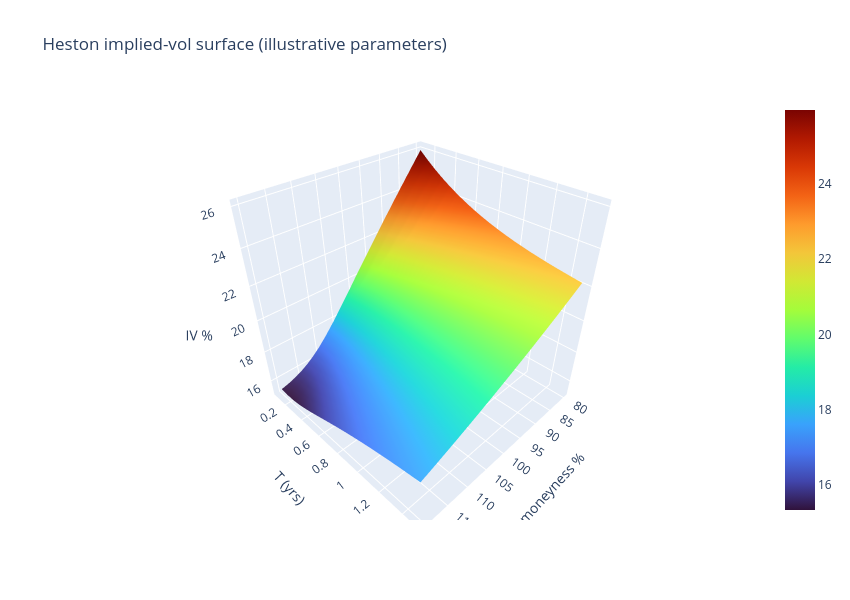

Here is the notebook cell this chart was saved with:
### Code cell
# Build a Heston implied-vol surface: price on a grid, then invert each price to BS implied vol.
m_grid = np.linspace(0.8, 1.2, 25)
T_grid = np.linspace(0.1, 1.5, 20)
Zh = np.zeros((len(T_grid), len(m_grid)))
for i, T in enumerate(T_grid):
    r = float(risk_free_rate(T))
    for j, m in enumerate(m_grid):
        K = m * S0
        price = heston_call(S0, K, T, r, q_div, **HP)
        Zh[i, j] = implied_vol(price, S0, K, T, r, q_div, "call")
MMh, TTh = np.meshgrid(m_grid, T_grid)

fig = go.Figure(go.Surface(x=MMh * 100, y=TTh, z=Zh * 100, colorscale="Turbo"))
fig.update_layout(height=600, width=850,
                  title="Heston implied-vol surface (illustrative parameters)",
                  scene=dict(xaxis_title="moneyness %", yaxis_title="T (yrs)", zaxis_title="IV %"))
fig.show()

### Figure 1 — Plotly figure (JSON) as saved in the notebook; plotly's stock layout.template omitted (floating-point values rounded to 4 significant figures; data arrays with more than 128 entries replaced by an {"elided": "..."} marker saying what was removed)
{"data": [{"colorscale": [[0, "#30123b"], [0.07143, "#4145ab"], [0.1429, "#4675ed"], [0.2143, "#39a2fc"], [0.2857, "#1bcfd4"], [0.3571, "#24eca6"], [0.4286, "#61fc6c"], [0.5, "#a4fc3b"], [0.5714, "#d1e834"], [0.6429, "#f3c63a"], [0.7143, "#fe9b2d"], [0.7857, "#f36315"], [0.8571, "#d93806"], [0.9286, "#b11901"], [1, "#7a0402"]], "type": "surface", "x": {"elided": "20x25 float values"}, "y": {"elided": "20x25 float values"}, "z": {"elided": "20x25 float values"}}], "layout": {"height": 600, "scene": {"xaxis": {"title": {"text": "moneyness %"}}, "yaxis": {"title": {"text": "T (yrs)"}}, "zaxis": {"title": {"text": "IV %"}}}, "title": {"text": "Heston implied-vol surface (illustrative parameters)"}, "width": 850}}
